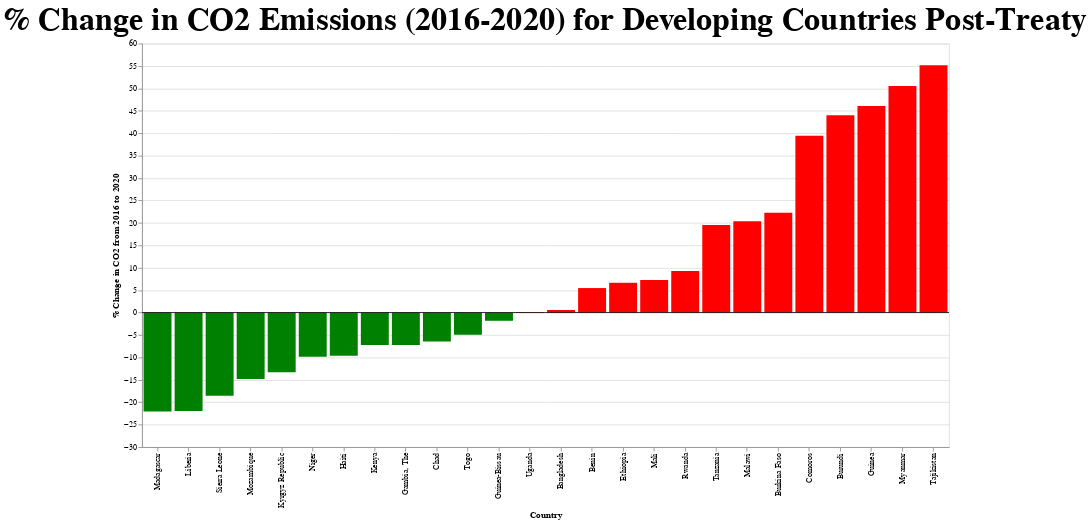

The notebook cell saved with this chart:
### Code cell
developing_2016 = developing[developing['year'] == 2016]
developing_2020 = developing[developing['year'] == 2020]

merged_df = pd.merge(developing_2016, developing_2020, on=['country_name', 'country_code'], suffixes=('_2016', '_2020'))

merged_df['co2_percentage_change'] = ((merged_df['co2_2020'] - merged_df['co2_2016']) / merged_df['co2_2016']) * 100

result_df = merged_df[['country_name', 'country_code', 'co2_percentage_change']]

chart = alt.Chart(result_df).mark_bar().encode(
    x=alt.X('country_name:N', title='Country', sort='y'),  # Sort countries by co2_difference in descending order
    y=alt.Y('co2_percentage_change:Q', title='% Change in CO2 from 2016 to 2020'),
    color=alt.condition(
        alt.datum.co2_percentage_change > 0,
        alt.value('red'),  # Positive difference
        alt.value('green')  # Negative difference
    )
).properties(
    width=1000,
    height=500,
    title='% Change in CO2 Emissions (2016-2020) for Developing Countries Post-Treaty'
)

# Add horizontal line at y=0
horizontal_line = alt.Chart(pd.DataFrame({'y': [0]})).mark_rule(color='black').encode(y='y')

# Combine chart and horizontal line
combined_chart = (chart + horizontal_line).configure_title(
    fontSize=40  # 
)

combined_chart

### Figure 1 — Vega-Lite specification as saved in the notebook (floating-point values rounded to 4 significant figures)
{"config": {"view": {"continuousWidth": 300, "continuousHeight": 300}, "title": {"fontSize": 40}}, "layer": [{"data": {"name": "data-97c0c4d88194a0d36a1f2a6529948460"}, "mark": {"type": "bar"}, "encoding": {"color": {"condition": {"test": "(datum.co2_percentage_change > 0)", "value": "red"}, "value": "green"}, "x": {"field": "country_name", "sort": "y", "title": "Country", "type": "nominal"}, "y": {"field": "co2_percentage_change", "title": "% Change in CO2 from 2016 to 2020", "type": "quantitative"}}, "title": "% Change in CO2 Emissions (2016-2020) for Developing Countries Post-Treaty"}, {"data": {"name": "data-06fd9f850666401b4599de5588b60692"}, "mark": {"type": "rule", "color": "black"}, "encoding": {"y": {"field": "y", "type": "quantitative"}}}], "height": 500, "width": 1000, "$schema": "https://vega.github.io/schema/vega-lite/v5.16.3.json", "datasets": {"data-97c0c4d88194a0d36a1f2a6529948460": [{"country_name": "Burundi", "country_code": "BDI", "co2_percentage_change": 44.02}, {"country_name": "Benin", "country_code": "BEN", "co2_percentage_change": 5.467}, {"country_name": "Burkina Faso", "country_code": "BFA", "co2_percentage_change": 22.24}, {"country_name": "Bangladesh", "country_code": "BGD", "co2_percentage_change": 0.5728}, {"country_name": "Comoros", "country_code": "COM", "co2_percentage_change": 39.42}, {"country_name": "Ethiopia", "country_code": "ETH", "co2_percentage_change": 6.647}, {"country_name": "Guinea", "country_code": "GIN", "co2_percentage_change": 46.09}, {"country_name": "Gambia, The", "country_code": "GMB", "co2_percentage_change": -7.214}, {"country_name": "Guinea-Bissau", "country_code": "GNB", "co2_percentage_change": -1.831}, {"country_name": "Haiti", "country_code": "HTI", "co2_percentage_change": -9.624}, {"country_name": "Kenya", "country_code": "KEN", "co2_percentage_change": -7.217}, {"country_name": "Kyrgyz Republic", "country_code": "KGZ", "co2_percentage_change": -13.29}, {"country_name": "Liberia", "country_code": "LBR", "co2_percentage_change": -21.95}, {"country_name": "Madagascar", "country_code": "MDG", "co2_percentage_change": -22.04}, {"country_name": "Mali", "country_code": "MLI", "co2_percentage_change": 7.291}, {"country_name": "Myanmar", "country_code": "MMR", "co2_percentage_change": 50.52}, {"country_name": "Mozambique", "country_code": "MOZ", "co2_percentage_change": -14.83}, {"country_name": "Malawi", "country_code": "MWI", "co2_percentage_change": 20.4}, {"country_name": "Niger", "country_code": "NER", "co2_percentage_change": -9.85}, {"country_name": "Rwanda", "country_code": "RWA", "co2_percentage_change": 9.253}, {"country_name": "Sierra Leone", "country_code": "SLE", "co2_percentage_change": -18.53}, {"country_name": "Chad", "country_code": "TCD", "co2_percentage_change": -6.452}, {"country_name": "Togo", "country_code": "TGO", "co2_percentage_change": -4.944}, {"country_name": "Tajikistan", "country_code": "TJK", "co2_percentage_change": 55.17}, {"country_name": "Tanzania", "country_code": "TZA", "co2_percentage_change": 19.54}, {"country_name": "Uganda", "country_code": "UGA", "co2_percentage_change": 0.1104}], "data-06fd9f850666401b4599de5588b60692": [{"y": 0}]}}
